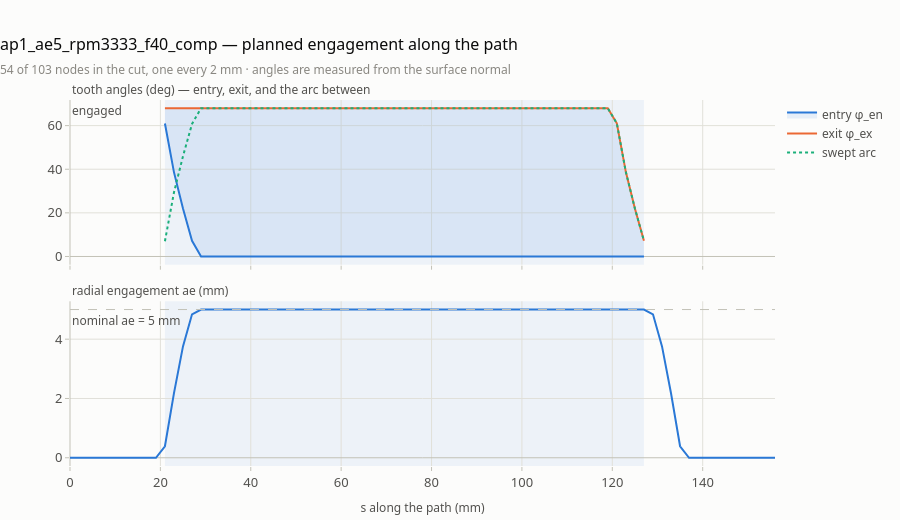

The notebook cell saved with this chart:
### Markdown cell above
## 1 · Planned engagement

What the toolpath asks of the tool at each node: the angles between which a
tooth is in the material, and the radial width that follows from them. Flat in
the middle of the edge, swinging as the cutter rolls into and out of the corner.

### Code cell
def fig_engagement(r):
    a = r.along
    s = a["s_mm"].to_numpy(float)
    fig = make_subplots(rows=2, cols=1, shared_xaxes=True, vertical_spacing=0.10,
                        subplot_titles=("tooth angles (deg) — entry, exit, and the arc between",
                                        "radial engagement ae (mm)"))
    # Exit goes first so entry can fill down to it; legendrank puts the legend back
    # in the order the eye wants to read them.
    fig.add_trace(go.Scatter(x=s, y=a["phi_ex_deg"], mode="lines", name="exit φ_ex",
                             line=dict(color=C[1], width=W), legendrank=2,
                             hovertemplate="%{y:.1f}°<extra>exit</extra>"), row=1, col=1)
    fig.add_trace(go.Scatter(x=s, y=a["phi_en_deg"], mode="lines", name="entry φ_en",
                             line=dict(color=C[0], width=W), fill="tonexty",
                             fillcolor="rgba(42,120,214,0.10)", legendrank=1,
                             hovertemplate="%{y:.1f}°<extra>entry</extra>"), row=1, col=1)
    fig.add_trace(go.Scatter(x=s, y=a["phi_ex_deg"] - a["phi_en_deg"], mode="lines",
                             name="swept arc", line=dict(color=C[2], width=W, dash="dot"),
                             legendrank=3,
                             hovertemplate="%{y:.1f}°<extra>swept</extra>"), row=1, col=1)
    fig.add_trace(go.Scatter(x=s, y=a["ae_mm"], mode="lines", name="ae", showlegend=False,
                             line=dict(color=C[0], width=W),
                             hovertemplate="%{y:.2f} mm<extra>ae</extra>"), row=2, col=1)
    fig.add_hline(y=r.config["mill"]["radial_engagement_mm"], row=2, col=1,
                  line=dict(color=AXIS, width=1, dash="dash"),
                  annotation_text=f'nominal ae = {r.config["mill"]["radial_engagement_mm"]:g} mm',
                  annotation_position="bottom right", annotation_font=dict(size=11, color=MUTED))
    for row in (1, 2):
        shade(fig, s, a["engaged"].to_numpy(bool), "engaged" if row == 1 else None,
              row=row, col=1)
    fig.update_xaxes(title_text="s along the path (mm)", row=2, col=1)
    show(fig, f"{r.name} — planned engagement along the path",
         f'{int(a["engaged"].sum())} of {len(a)} nodes in the cut, one every '
         f'{r.summary["ds_mm"]:g} mm · angles are measured from the surface normal',
         # a filled trace flips plotly's legend order; put it back
         height=520, hovermode="x unified", legend_traceorder="normal")


fig_engagement(r)

### Figure 1 — Plotly figure (JSON) as saved in the notebook; plotly's stock layout.template omitted (floating-point values rounded to 4 significant figures)
{"data": [{"hovertemplate": "%{y:.1f}°<extra>exit</extra>", "legendrank": 2, "line": {"color": "#eb6834", "width": 2}, "mode": "lines", "name": "exit φ_ex", "type": "scatter", "x": [0.0, 0.0003048, 0.004642, 0.02234, 0.06703, 0.1552, 0.3048, 0.5343, 0.8611, 1.301, 1.869, 2.574, 3.425, 4.425, 5.574, 6.869, 8.301, 9.861, 11.53, 13.3, 15.16, 17.07, 19.02, 21.0, 23.0, 25.0, 27.0, 29.0, 31.0, 33.0, 35.0, 37.0, 39.0, 41.0, 43.0, 45.0, 47.0, 49.0, 51.0, 53.0, 55.0, 57.0, 59.0, 61.0, 63.0, 65.0, 67.0, 69.0, 71.0, 73.0, 75.0, 77.0, 79.0, 81.0, 83.0, 85.0, 87.0, 89.0, 91.0, 93.0, 95.0, 97.0, 99.0, 101.0, 103.0, 105.0, 107.0, 109.0, 111.0, 113.0, 115.0, 117.0, 119.0, 121.0, 123.0, 125.0, 127.0, 129.0, 131.0, 133.0, 135.0, 137.0, 138.9, 140.8, 142.7, 144.5, 146.1, 147.7, 149.1, 150.4, 151.6, 152.6, 153.4, 154.1, 154.7, 155.1, 155.5, 155.7, 155.8, 155.9, 156.0, 156.0, 156.0], "xaxis": "x", "y": [NaN, NaN, NaN, NaN, NaN, NaN, NaN, NaN, NaN, NaN, NaN, NaN, NaN, NaN, NaN, NaN, NaN, NaN, NaN, NaN, NaN, NaN, NaN, 67.98, 67.98, 67.98, 67.98, 67.98, 67.98, 67.98, 67.98, 67.98, 67.98, 67.98, 67.98, 67.98, 67.98, 67.98, 67.98, 67.98, 67.98, 67.98, 67.98, 67.98, 67.98, 67.98, 67.98, 67.98, 67.98, 67.98, 67.98, 67.98, 67.98, 67.98, 67.98, 67.98, 67.98, 67.98, 67.98, 67.98, 67.98, 67.98, 67.98, 67.98, 67.98, 67.98, 67.98, 67.98, 67.98, 67.98, 67.98, 67.98, 67.98, 61.05, 38.68, 22.02, 7.181, NaN, NaN, NaN, NaN, NaN, NaN, NaN, NaN, NaN, NaN, NaN, NaN, NaN, NaN, NaN, NaN, NaN, NaN, NaN, NaN, NaN, NaN, NaN, NaN, NaN, NaN], "yaxis": "y"}, {"fill": "tonexty", "fillcolor": "rgba(42,120,214,0.10)", "hovertemplate": "%{y:.1f}°<extra>entry</extra>", "legendrank": 1, "line": {"color": "#2a78d6", "width": 2}, "mode": "lines", "name": "entry φ_en", "type": "scatter", "x": [0.0, 0.0003048, 0.004642, 0.02234, 0.06703, 0.1552, 0.3048, 0.5343, 0.8611, 1.301, 1.869, 2.574, 3.425, 4.425, 5.574, 6.869, 8.301, 9.861, 11.53, 13.3, 15.16, 17.07, 19.02, 21.0, 23.0, 25.0, 27.0, 29.0, 31.0, 33.0, 35.0, 37.0, 39.0, 41.0, 43.0, 45.0, 47.0, 49.0, 51.0, 53.0, 55.0, 57.0, 59.0, 61.0, 63.0, 65.0, 67.0, 69.0, 71.0, 73.0, 75.0, 77.0, 79.0, 81.0, 83.0, 85.0, 87.0, 89.0, 91.0, 93.0, 95.0, 97.0, 99.0, 101.0, 103.0, 105.0, 107.0, 109.0, 111.0, 113.0, 115.0, 117.0, 119.0, 121.0, 123.0, 125.0, 127.0, 129.0, 131.0, 133.0, 135.0, 137.0, 138.9, 140.8, 142.7, 144.5, 146.1, 147.7, 149.1, 150.4, 151.6, 152.6, 153.4, 154.1, 154.7, 155.1, 155.5, 155.7, 155.8, 155.9, 156.0, 156.0, 156.0], "xaxis": "x", "y": [NaN, NaN, NaN, NaN, NaN, NaN, NaN, NaN, NaN, NaN, NaN, NaN, NaN, NaN, NaN, NaN, NaN, NaN, NaN, NaN, NaN, NaN, NaN, 60.98, 38.68, 22.02, 7.181, 0.0, 0.0, 0.0, 0.0, 0.0, 0.0, 0.0, 0.0, 0.0, 0.0, 0.0, 0.0, 0.0, 0.0, 0.0, 0.0, 0.0, 0.0, 0.0, 0.0, 0.0, 0.0, 0.0, 0.0, 0.0, 0.0, 0.0, 0.0, 0.0, 0.0, 0.0, 0.0, 0.0, 0.0, 0.0, 0.0, 0.0, 0.0, 0.0, 0.0, 0.0, 0.0, 0.0, 0.0, 0.0, 0.0, 0.0, 0.0, 0.0, 0.0, NaN, NaN, NaN, NaN, NaN, NaN, NaN, NaN, NaN, NaN, NaN, NaN, NaN, NaN, NaN, NaN, NaN, NaN, NaN, NaN, NaN, NaN, NaN, NaN, NaN, NaN], "yaxis": "y"}, {"hovertemplate": "%{y:.1f}°<extra>swept</extra>", "legendrank": 3, "line": {"color": "#1baf7a", "dash": "dot", "width": 2}, "mode": "lines", "name": "swept arc", "type": "scatter", "x": [0.0, 0.0003048, 0.004642, 0.02234, 0.06703, 0.1552, 0.3048, 0.5343, 0.8611, 1.301, 1.869, 2.574, 3.425, 4.425, 5.574, 6.869, 8.301, 9.861, 11.53, 13.3, 15.16, 17.07, 19.02, 21.0, 23.0, 25.0, 27.0, 29.0, 31.0, 33.0, 35.0, 37.0, 39.0, 41.0, 43.0, 45.0, 47.0, 49.0, 51.0, 53.0, 55.0, 57.0, 59.0, 61.0, 63.0, 65.0, 67.0, 69.0, 71.0, 73.0, 75.0, 77.0, 79.0, 81.0, 83.0, 85.0, 87.0, 89.0, 91.0, 93.0, 95.0, 97.0, 99.0, 101.0, 103.0, 105.0, 107.0, 109.0, 111.0, 113.0, 115.0, 117.0, 119.0, 121.0, 123.0, 125.0, 127.0, 129.0, 131.0, 133.0, 135.0, 137.0, 138.9, 140.8, 142.7, 144.5, 146.1, 147.7, 149.1, 150.4, 151.6, 152.6, 153.4, 154.1, 154.7, 155.1, 155.5, 155.7, 155.8, 155.9, 156.0, 156.0, 156.0], "xaxis": "x", "y": [NaN, NaN, NaN, NaN, NaN, NaN, NaN, NaN, NaN, NaN, NaN, NaN, NaN, NaN, NaN, NaN, NaN, NaN, NaN, NaN, NaN, NaN, NaN, 6.997, 29.3, 45.95, 60.79, 67.98, 67.98, 67.98, 67.98, 67.98, 67.98, 67.98, 67.98, 67.98, 67.98, 67.98, 67.98, 67.98, 67.98, 67.98, 67.98, 67.98, 67.98, 67.98, 67.98, 67.98, 67.98, 67.98, 67.98, 67.98, 67.98, 67.98, 67.98, 67.98, 67.98, 67.98, 67.98, 67.98, 67.98, 67.98, 67.98, 67.98, 67.98, 67.98, 67.98, 67.98, 67.98, 67.98, 67.98, 67.98, 67.98, 61.05, 38.68, 22.02, 7.181, NaN, NaN, NaN, NaN, NaN, NaN, NaN, NaN, NaN, NaN, NaN, NaN, NaN, NaN, NaN, NaN, NaN, NaN, NaN, NaN, NaN, NaN, NaN, NaN, NaN, NaN], "yaxis": "y"}, {"hovertemplate": "%{y:.2f} mm<extra>ae</extra>", "line": {"color": "#2a78d6", "width": 2}, "mode": "lines", "name": "ae", "showlegend": false, "type": "scatter", "x": [0.0, 0.0003048, 0.004642, 0.02234, 0.06703, 0.1552, 0.3048, 0.5343, 0.8611, 1.301, 1.869, 2.574, 3.425, 4.425, 5.574, 6.869, 8.301, 9.861, 11.53, 13.3, 15.16, 17.07, 19.02, 21.0, 23.0, 25.0, 27.0, 29.0, 31.0, 33.0, 35.0, 37.0, 39.0, 41.0, 43.0, 45.0, 47.0, 49.0, 51.0, 53.0, 55.0, 57.0, 59.0, 61.0, 63.0, 65.0, 67.0, 69.0, 71.0, 73.0, 75.0, 77.0, 79.0, 81.0, 83.0, 85.0, 87.0, 89.0, 91.0, 93.0, 95.0, 97.0, 99.0, 101.0, 103.0, 105.0, 107.0, 109.0, 111.0, 113.0, 115.0, 117.0, 119.0, 121.0, 123.0, 125.0, 127.0, 129.0, 131.0, 133.0, 135.0, 137.0, 138.9, 140.8, 142.7, 144.5, 146.1, 147.7, 149.1, 150.4, 151.6, 152.6, 153.4, 154.1, 154.7, 155.1, 155.5, 155.7, 155.8, 155.9, 156.0, 156.0, 156.0], "xaxis": "x2", "y": [0.0, 0.0, 0.0, 0.0, 0.0, 0.0, 0.0, 0.0, 0.0, 0.0, 0.0, 0.0, 0.0, 0.0, 0.0, 0.0, 0.0, 0.0, 0.0, 0.0, 0.0, 0.0, 0.0, 0.3885, 2.169, 3.757, 4.838, 5.0, 5.0, 5.0, 5.0, 5.0, 5.0, 5.0, 5.0, 5.0, 5.0, 5.0, 5.0, 5.0, 5.0, 5.0, 5.0, 5.0, 5.0, 5.0, 5.0, 5.0, 5.0, 5.0, 5.0, 5.0, 5.0, 5.0, 5.0, 5.0, 5.0, 5.0, 5.0, 5.0, 5.0, 5.0, 5.0, 5.0, 5.0, 5.0, 5.0, 5.0, 5.0, 5.0, 5.0, 5.0, 5.0, 5.0, 5.0, 5.0, 5.0, 4.838, 3.757, 2.169, 0.3885, 0.0, 0.0, 0.0, 0.0, 0.0, 0.0, 0.0, 0.0, 0.0, 0.0, 0.0, 0.0, 0.0, 0.0, 0.0, 0.0, 0.0, 0.0, 0.0, 0.0, 0.0, 0.0], "yaxis": "y2"}], "layout": {"annotations": [{"font": {"color": "#52514e", "size": 12}, "showarrow": false, "text": "tooth angles (deg) — entry, exit, and the arc between", "x": 0, "xanchor": "left", "xref": "paper", "y": 1, "yanchor": "bottom", "yref": "paper"}, {"font": {"color": "#52514e", "size": 12}, "showarrow": false, "text": "radial engagement ae (mm)", "x": 0, "xanchor": "left", "xref": "paper", "y": 0.45, "yanchor": "bottom", "yref": "paper"}, {"font": {"color": "#52514e", "size": 12}, "showarrow": false, "text": "nominal ae = 5 mm", "x": 0, "xanchor": "left", "xref": "x2 domain", "y": 5, "yanchor": "top", "yref": "y2"}, {"font": {"color": "#52514e", "size": 12}, "showarrow": false, "text": "engaged", "x": 0, "xanchor": "left", "xref": "x", "y": 1, "yanchor": "top", "yref": "y domain"}], "height": 520, "hovermode": "x unified", "legend": {"traceorder": "normal"}, "shapes": [{"line": {"color": "#c3c2b7", "dash": "dash", "width": 1}, "type": "line", "x0": 0, "x1": 1, "xref": "x2 domain", "y0": 5, "y1": 5, "yref": "y2"}, {"fillcolor": "rgba(42,120,214,0.07)", "layer": "below", "line": {"width": 0}, "type": "rect", "x0": 21.0, "x1": 127.0, "xref": "x", "y0": 0, "y1": 1, "yref": "y domain"}, {"fillcolor": "rgba(42,120,214,0.07)", "layer": "below", "line": {"width": 0}, "type": "rect", "x0": 21.0, "x1": 127.0, "xref": "x2", "y0": 0, "y1": 1, "yref": "y2 domain"}], "title": {"subtitle": {"font": {"color": "#898781", "size": 12}, "text": "54 of 103 nodes in the cut, one every 2 mm · angles are measured from the surface normal"}, "text": "ap1_ae5_rpm3333_f40_comp — planned engagement along the path"}, "xaxis": {"anchor": "y", "domain": [0, 1], "matches": "x2", "showticklabels": false}, "xaxis2": {"anchor": "y2", "domain": [0, 1], "title": {"text": "s along the path (mm)"}}, "yaxis": {"anchor": "x", "domain": [0.55, 1]}, "yaxis2": {"anchor": "x2", "domain": [0, 0.45]}}}
